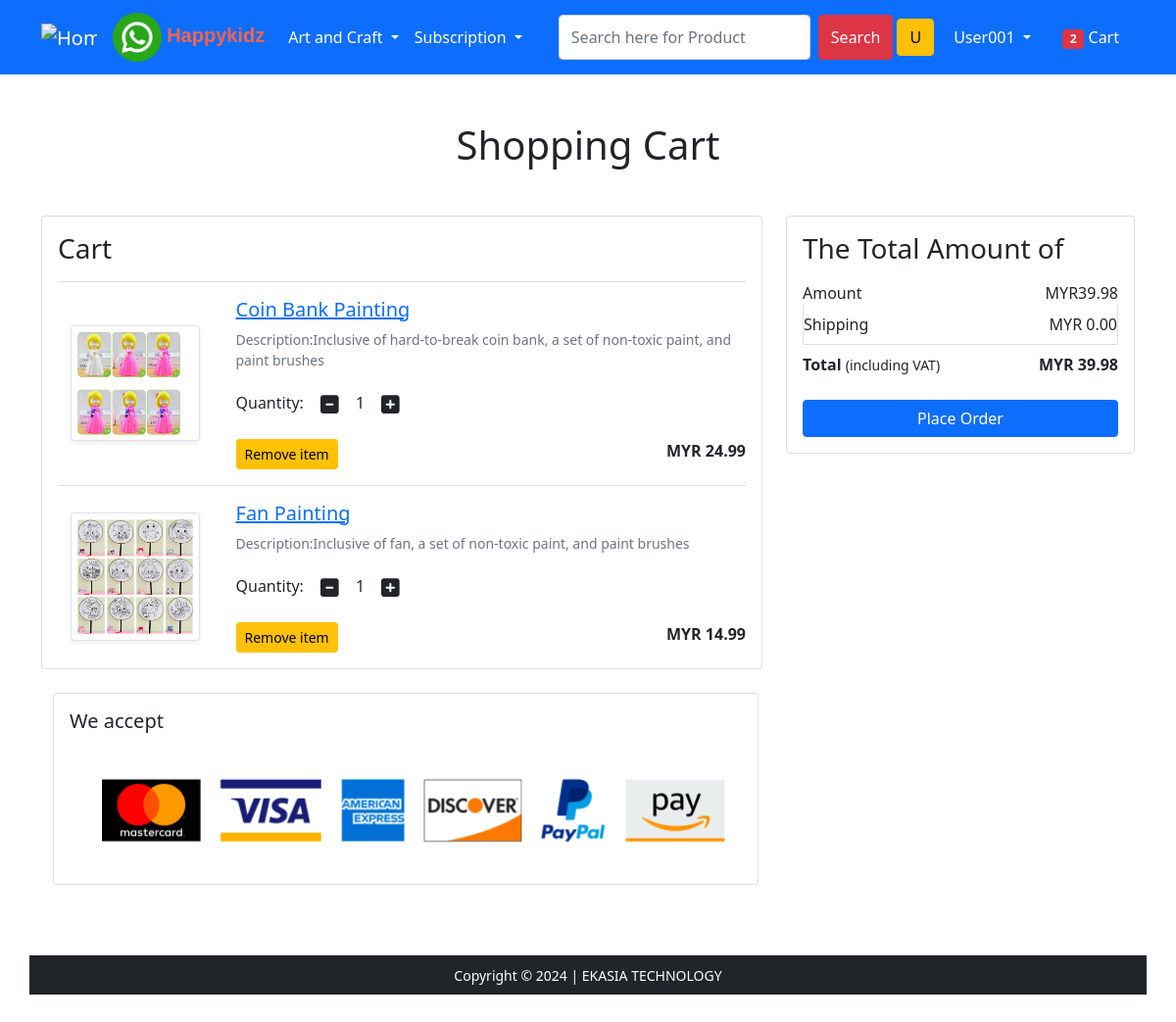
The page /cart/ (signed in) on the database its author committed.
### app/models.py (models this page shows, shortened)
class Cart(models.Model):
    user = models.ForeignKey(User,on_delete=models.CASCADE)
    product=models.ForeignKey(Product,on_delete=models.CASCADE)
    quantity=models.PositiveBigIntegerField(default=1)

class Product(models.Model):
    title=models.CharField(max_length=256)
    selling_price=models.FloatField()
    discounted_price=models.FloatField()
    description=models.TextField(max_length=1000)
    brand=models.CharField(max_length=50)
    category=models.CharField(max_length=2,choices=CATEGORY_CHOICES)
    product_image=models.ImageField(upload_to='productsimg')

### app/views.py (the view)
# urls.py: path('cart/',views.show_cart, name='show_cart'),
@login_required
def show_cart(request):
   if request.user.is_authenticated:
      total_item=0
      user=request.user
      carts=Cart.objects.filter(user=user)
      amount=0.0
      shipping_amount=0.0
      total_amount=0.0
      cart_product=[p for p in Cart.objects.all() if p.user == request.user]
      if request.user.is_authenticated:
        total_item=len(Cart.objects.filter(user=request.user))
      if cart_product:
        for p in cart_product:
            tempamount=(p.quantity * p.product.discounted_price)
            amount+=tempamount
        totalamount=amount + shipping_amount
        return render(request,'app/addtocart.html',{'carts':carts,'totalamount':totalamount,'amount':amount
                                                    ,'total_item':total_item})
      else:
         return render(request,'app/emptycart.html')

### app/templates/app/addtocart.html (shortened to what this page needs)
{% extends 'app/base.html' %}
{% load static %}
{% block main-content %}
<div class="container my-5">
 <div class="row">
  <h1 class="text-center mb-5">Shopping Cart</h1>
  <div class="col-sm-8">
  <div class="card">
   <div class="card-body">
    <h3>Cart</h3>
    {% for cart in carts %}
     <hr class="text-muted">
    <div class="row">
      <div class="col-sm-3 text-center align-self-center">
      <a href="{% url 'product-detail' cart.product.id %}" class="btn">
        <img src="{{cart.product.product_image.url}}"
       alt="" srcset="" class="img-fluid img-thumbnail shadow-sm" height="150" width="150">
      </a>
      </div>
     <div class="col-sm-9">
      <div>
       <a href="{% url 'product-detail' cart.product.id %}"> <h5>{{cart.product.title}}</h5></a>
       <p class="mb-2 text-muted small">Description:{{cart.product.description}} </p>
       <div class="my-3">
        <label for="quantity">Quantity: </label>
        <a class="minus-cart btn" pid="{{cart.product.id}}" ><i class="fas fa-minus-square fa-lg"></i></a>
          <span id="quantity">{{cart.quantity}}</span>
        <a class="plus-cart btn " pid="{{cart.product.id}}" ><i class="fas fa-plus-square fa-lg"></i></a>
       </div>
       <div class="d-flex justify-content-between">
        <a href="#" class="btn btn-sm btn-warning mr-3 remove-cart" pid="{{cart.product.id}}">Remove item </a>
        <p class="mb-0"><span><strong>MYR {{cart.product.discounted_price}}</strong></span></p>
       </div>
      </div>
     </div>
    </div>
    {% endfor %}
  </div>
 </div>
</div>
  <div class="col-sm-4">
   <div class="card">
    <div class="card-body">
      <h3>The Total Amount of</h3>
      <ul class="list-group">
       <li class="list-group-item d-flex justify-content-between align-items-center border-0 px-0 pb-0">
        Amount<span><span id="amount">MYR{{amount}}</span> </span></li>
       <li class="list-group-item d-flex justify-content-between align-items-center px-0">Shipping<span>MYR 0.00</span></li>
       <li class="list-group-item d-flex justify-content-between align-items-center border-0 px-0 mb-3">
        <div>
           <strong>Total</strong> <small>(including VAT)</small>
         </div>
         <span><strong id="totalamount">MYR {{totalamount}}</strong></span>
       </li>
      </ul>
      <div class="d-grid"><a href="{% url 'checkout' %}" class="btn btn-primary">Place Order</a></div>
    </div>
   </div>
  </div>
<div class="container p-4">
 <div class="row">
  <div class="col-sm-8">
   <div class="card">
    <div class="card-body">
      <h5 class="mb-4">We accept</h5>
      <img src="{% static 'app/images/payment.png' %}" alt="" class="img-fluid">
    </div>
  </div>
  </div>
 </div>
</div>
{% endblock main-content %}

### app/templates/app/base.html (shortened to what this page needs)
<!DOCTYPE html>
{% load static %}
<html lang="en">
  <head>
    <link
      href="https://cdn.jsdelivr.net/npm/bootstrap@5.0.0-beta1/dist/css/bootstrap.min.css"
      rel="stylesheet"
    />
    <link rel="stylesheet" href="{% static 'app/css/owl.carousel.min.css' %}" />
    <link rel="stylesheet" href="{% static 'app/css/all.min.css' %}" />
    <link rel="stylesheet" href="{% static 'app/css/style.css' %}" />
  </head>
  <body>
    <nav class="navbar navbar-expand-lg navbar-dark bg-primary">
      <div class="container">
        <a class="navbar-brand" href="/"><img style="height:50px;" src="{% static 'app/images/logo.png' %}" alt="Home">
        </a>
        <a class="navbar-brand" href="https://wa.me/60166639729" target="blank"><img style="height:50px;" src="{% static 'app/images/whatsapp_logo.png' %}" alt="Whatsapp">
          <b><span style="font-family:sans-serif; font-size:100%; color:tomato;">Happykidz </span></b>
        </a>
        <div class="collapse navbar-collapse" id="navbarSupportedContent">
          <ul class="navbar-nav me-auto mb-2 mb-lg-0">
            <li class="nav-item dropdown">
              <a
                class="nav-link dropdown-toggle text-white"
                href="#"
                id="artcraftDropdown"
                role="button"
                data-bs-toggle="dropdown"
                aria-expanded="false"
              >
                Art and Craft
              </a>
            </li>
            <li class="nav-item dropdown">
              <a
                class="nav-link dropdown-toggle text-white"
                href="#"
                id="fashionDropdown"
                role="button"
                data-bs-toggle="dropdown"
                aria-expanded="false"
              >
                Subscription
              </a>
            </li>
          </ul>
          <form class="d-flex" method="get" action="/search">
            <input
              class="form-control me-2"
              type="search"
              placeholder="Search here for Product"
              aria-label="Search"
              name="query"
              id="query"
            />
            <div class="d-flex">
              <button class="btn btn-danger">Search</button>
              {% if request.user.is_authenticated %}
              <a href="{% url 'profile' %}" class="btn btn-warning m-1">
                <span class="text-capitalize"
                  >{{ request.user.username|first }}</span
                >
              </a>
              {% endif %}
            </div>
          </form>
          <div>
            <ul class="navbar-nav me-auto mb-2 mb-lg-0">
              {% if request.user.is_authenticated %}
              <li class="nav-item dropdown mx-2">
                <a
                  class="nav-link dropdown-toggle text-white"
                  href="#"
                  id="profileDropdown"
                  role="button"
                  data-bs-toggle="dropdown"
                  aria-expanded="false"
                >
                  <span class="text-capitalize">{{request.user}}</span>
                </a>
              </li>
              <li class="nav-item mx-2">
                <a href="{% url 'show_cart' %}" class="nav-link text-white"
                  ><span class="badge bg-danger" id="total_item"
                    >{{total_item}}</span
                  >
                  Cart
                </a>
              </li>
              {% endif %}
            </ul>
          </div>
        </div>
      </div>
    </nav>
     {% block main-content %} {% endblock main-content %}
    <footer class="container-fluid bg-dark text-center p-2 mt-5">
      <small class="text-white">Copyright &copy; 2024 | EKASIA TECHNOLOGY </small>
    </footer>
  </body>
</html>

### rows shown on the page
Cart: product.product_image (picture), product "Coin Bank Painting", product.description "Inclusive of hard-to-break coin bank, a set of non-toxic paint, and paint brushes", quantity "1", product.discounted_price "24.99"
Cart: product.product_image (picture), product "Fan Painting", product.description "Inclusive of fan, a set of non-toxic paint, and paint brushes", quantity "1", product.discounted_price "14.99"

### other values the page prints
{{ request.user.username|first }} "U"
{{ request.user }} "User001"
{{ total_item }} "2"
{{ amount }} "39.98"
{{ totalamount }} "39.98"
